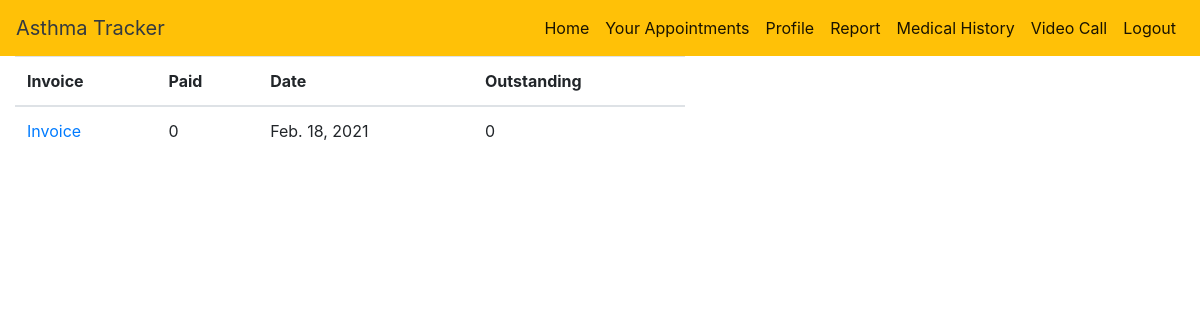
Before: /patient_invoice/ (signed in) with the older database file.
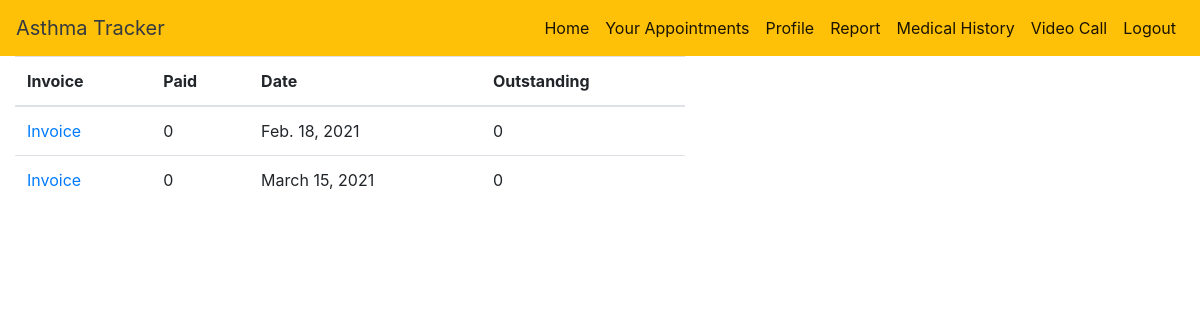
After: the same page with the newer database file.
### DOCTOR/models.py (models this page shows)
class Prescription(models.Model):
    prescription = models.CharField(max_length=200)
    symptoms = models.CharField(max_length=200)
    patient = models.ForeignKey(Patient, on_delete=models.CASCADE, unique=False)
    doctor = models.ForeignKey(Doctor, on_delete=models.CASCADE, unique=False)
    appointment = models.ForeignKey('COMMON_APP.Appointment', on_delete=models.CASCADE, unique=False)
    prescripted_date = models.DateField(auto_now=True)
    outstanding = models.IntegerField(default=0)
    paid = models.IntegerField(default=0)
    total = models.IntegerField(default=0)

### COMMON_APP/views.py (the view)
# urls.py: path('patient_invoice/', patient_invoice, name='patient_invoice'),
def patient_invoice(request):
    status = False
    if request.user:
        status = request.user
    user_id = User.objects.get(username=request.user)
    p = Patient.objects.get(username=user_id)
    data = Prescription.objects.filter(patient=p)
    return render(request, 'patient_invoice.html', {'data': data, 'user': 'P', 'status': status})

### templates/patient_invoice.html (shortened to what this page needs)
<!DOCTYPE html>
<html>
<head>
    <link rel="stylesheet" href="https://stackpath.bootstrapcdn.com/bootstrap/4.5.0/css/bootstrap.min.css">
</head>
<body>
    {% include "nav.html" %}
    <div class="col-sm-7">
        <table class="table">
            <thead>
            <tr>
                <th scope="col">Invoice</th>
                <th scope="col">Paid</th>
                <th scope="col">Date</th>
                <th scope="col">Outstanding</th>
            </tr>
            </thead>
            <tbody>
            {% for data in data %}
            <tr>
                <td><a href="{% url 'get_pdf' id=data.id %}">Invoice</a></td>
                <td> {{ data.paid }}</td>
                <td> {{ data.prescripted_date }}</td>
                <td> {{ data.outstanding }}</td>
            </tr>
            {% endfor %}
            </tbody>
        </table>
    </div>
</body>
</html>

Changed rows visible on the page:
added Prescription: paid "0", prescripted_date "March 15, 2021", outstanding "0"
